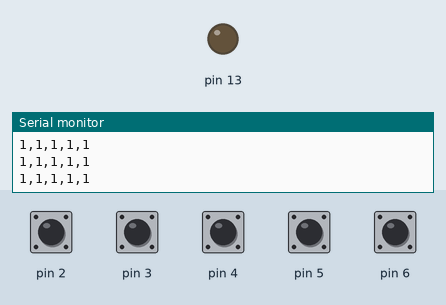
Bench run of a sketch on a simulated Arduino Uno, built with avr-gcc and run on an emulated ATmega328P. On the bench: output pins drawn as LEDs (lit = HIGH), the last lines printed to the serial monitor. The inputs (shaded band) are chosen by the test bench; at power-on: pin 2–6 HIGH.

Above: at 1.2 s.
1.3 s: pin 2 pulled LOW for 0.15 s
At 1.5 s:
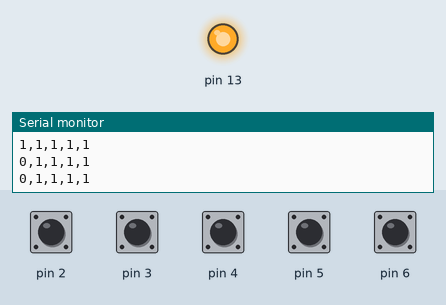
Timing chart, 0 to 4.3 s (numbered marks = the images above; inputs shaded):
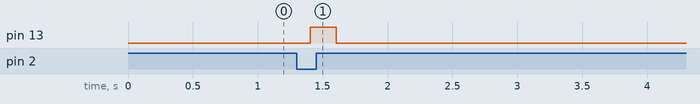

Measured:
- after the input at 1.3 s, pin 13: LOW → HIGH after 0.11 s, → LOW 0.20 s later

The sketch:

sketch_arduinoExp3Master.ino
```cpp
/*
   DIGF 6037 Creation & Computation
   Kate Hartman & Nick Puckett
   Experiment 3 - Lab 1
   Arduino to Processing - sending value for (3) digital values

   Circuit:
   switch connected to pin 2 and ground
   switch connected to pin 3 and ground
   switch connected to pin 4 and ground
*/

int switch2gr;
int switch3bl;
int switch4pink;
int switch5pur;
int switch6fast;

void setup() {
  //start serial connection
  Serial.begin(9600);
  //configure pins as inputs and enable the internal pull-up resistor
  //this helps to simpify the physical circuit
  pinMode(2, INPUT_PULLUP);
  pinMode(3, INPUT_PULLUP);
  pinMode(4, INPUT_PULLUP);
  pinMode(5, INPUT_PULLUP);
  pinMode(6, INPUT_PULLUP);
  pinMode(13, OUTPUT);

}

void loop() {
  // read the switch value
  switch2gr = digitalRead(2);
  // print out the switch value
  Serial.print(switch2gr);
  // print a comma to separate the values
  Serial.print(",");

  // read the switch value
  switch3bl = digitalRead(3);
  // print out the switch value
  Serial.print(switch3bl);
  // print a comma to separate the values
  Serial.print(",");

  // read the switch value
  switch4pink = digitalRead(4);
  // print out the switch value and add a line break
  Serial.print(switch4pink);
  Serial.print(",");

  switch5pur = digitalRead(5);
  Serial.print(switch5pur);
  Serial.print(",");

  switch6fast = digitalRead(6);
  Serial.println(switch6fast);

  delay(100); // the delay is necessary for the serial communication

  // Turn on the built in LED any time any of the switches are activated
  if (switch2gr == LOW || switch3bl == LOW || switch4pink == LOW || switch5pur == LOW || switch6fast == LOW) {
    digitalWrite(13, HIGH);
  } else {
    digitalWrite(13, LOW);
  }
}
```
